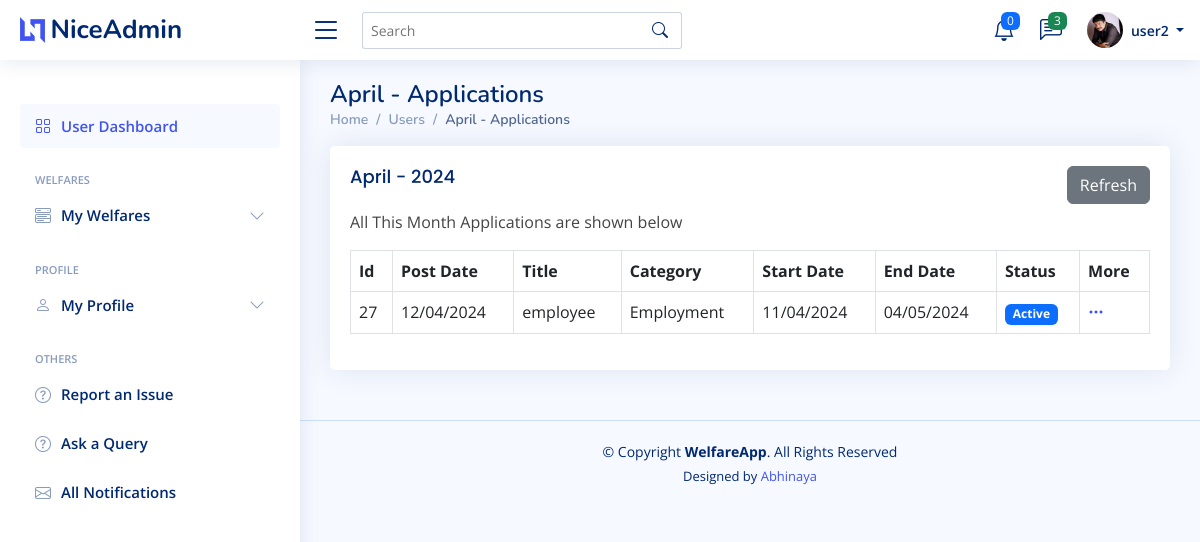
The app's page /mypost_this_month/ (signed in), older data.
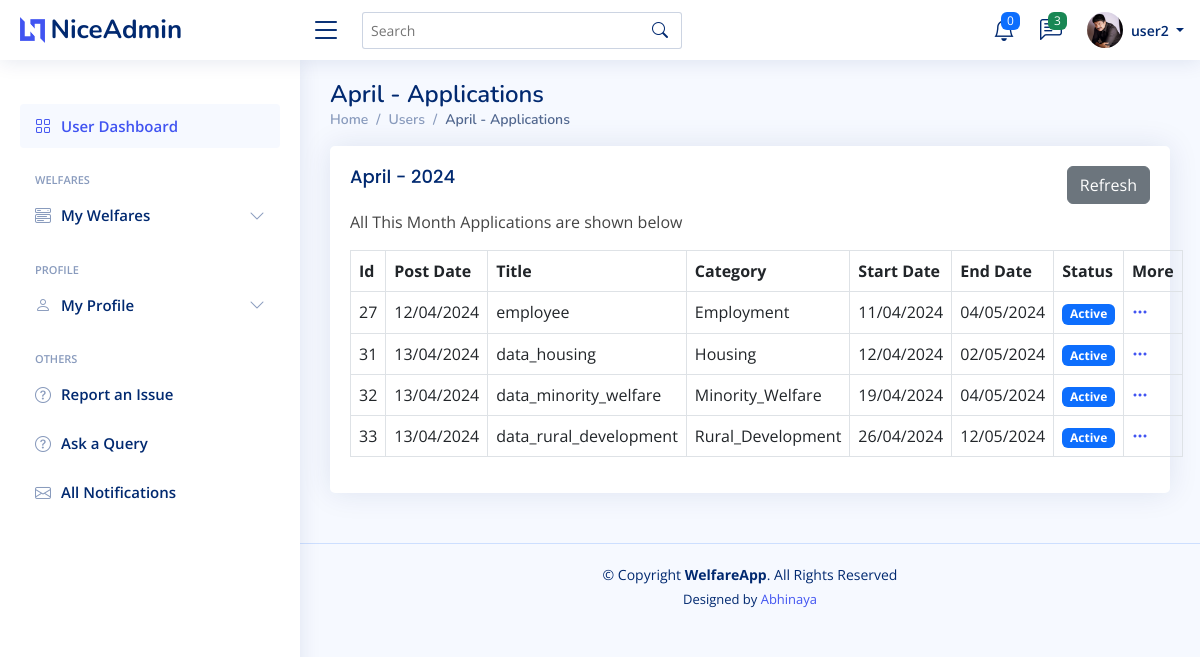
The same page, newer data.
### AdminApp/models.py (models this page shows, shortened)
class WelfarePost(models.Model):
   post_title = models.CharField(max_length=120, blank=True, null=True)
   post_description = models.TextField(blank=True, null=True)
   post_img = models.ImageField(upload_to='welfare_images/', blank=True, null=True)
   post_age = models.IntegerField(blank=True, null=True, default=0)
   POST_CATEGORY_CHOICES = [
      ('Education', 'Education'),
      ('Healthcare', 'Healthcare'),
      ('Employment', 'Employment'),
      ('Housing', 'Housing'),
      ('Rural_Development', 'Rural Development'),
      ('Minority_Welfare', 'Minority Welfare'),
   ]
   post_category = models.CharField(max_length=60, choices = POST_CATEGORY_CHOICES, blank=True, null=True, default="")
   GENDER_CHOICES = [
      ('M', 'Male'),
      ('F', 'Female'),
      ('O', 'Other'),
      ('All', 'All'),
   ]
   post_gender = models.CharField(max_length=3, choices = GENDER_CHOICES, blank=True, null=True, default="")
   MARITAL_STATUS_CHOICES = [
      ('S', 'Single'),
      ('M', 'Married'),
      ('Both', 'Both'),
   ]
   post_marital_status = models.CharField(max_length=5, choices = MARITAL_STATUS_CHOICES, blank=True, null=True, default="")
   post_children = models.IntegerField(blank=True, null=True, default=0)
   EMPLOYMENT_STATUS_CHOICES = [
      ('Emp', 'Employed'),
      ('Unemp', 'Unemployed'),
      ('Self-emp', 'Self-employed'),
      ('Stud', 'Student'),
      ('Ret', 'Retired'),
      ('All', 'All'),
   ]
   post_employment_status = models.CharField(max_length=10, choices=EMPLOYMENT_STATUS_CHOICES, blank=True, null=True, default="")
   OCCUPATION_CHOICES = [
        ('Government_Employee', 'Government Employee'),
        ('Accountant', 'Accountant'),
        ('Actor/Actress', 'Actor/Actress'),
        ('Architect', 'Architect'),
        ('Artist', 'Artist'),
        ('Baker', 'Baker'),
        ('Banker', 'Banker'),
        ('Barista', 'Barista'),
        ('Bartender', 'Bartender'),
        ('Biologist', 'Biologist'),
        ('Carpenter', 'Carpenter'),
        ('Chef', 'Chef'),
        ('Cleaner', 'Cleaner'),
        ('Computer_Programmer', 'Computer Programmer'),
        ('Dentist', 'Dentist'),
        ('Doctor', 'Doctor'),
        ('Electrician', 'Electrician'),
        ('Engineer', 'Engineer'),
        ('Farmer', 'Farmer'),
        ('Firefighter', 'Firefighter'),
        ('Fisherman', 'Fisherman'),
        ('Flight_Attendant', 'Flight Attendant'),
        ('Graphic_Designer', 'Graphic Designer'),
        ('Hairdresser', 'Hairdresser'),
        ('Journalist', 'Journalist'),
        ('Lawyer', 'Lawyer'),
        ('Librarian', 'Librarian'),
        ('Mechanic', 'Mechanic'),
        ('Musician', 'Musician'),
        ('Nurse', 'Nurse'),
        ('Pharmacist', 'Pharmacist'),
        ('Photographer', 'Photographer'),
        ('Pilot', 'Pilot'),
        ('Plumber', 'Plumber'),
        ('Police_Officer', 'Police Officer'),
        ('Professor', 'Professor'),
        ('Psychologist', 'Psychologist'),
        ('Real_Estate_Agent', 'Real Estate Agent'),
        ('Receptionist', 'Receptionist'),
        ('Scientist', 'Scientist'),
        ('Software_Developer', 'Software Developer'),
        ('Teacher', 'Teacher'),
        ('Truck_Driver', 'Truck Driver'),
        ('Veterinarian', 'Veterinarian'),
        ('Waiter/Waitress', 'Waiter/Waitress'),
        ('Writer', 'Writer'),
        ('All', 'All'),
    ]
   post_occupation = models.CharField(max_length=100, choices=OCCUPATION_CHOICES, blank=True, null=True, default="")
   post_monthly_income = models.FloatField(blank=True, null=True, default=0)
   EDUCATION_CHOICES = [
        ('Primary', 'Primary School'),
        ('Secondary', 'Secondary School'),
        ('High', 'High School'),
        ('Dip', 'Diploma'),
        ("Bachelors", "Bachelor's Degree"),
        ("Masters", "Master's Degree"),
        ('Doctorate', 'Doctorate'),
        ('All', 'All'),
    ]
   post_highest_education = models.CharField(max_length=15, choices=EDUCATION_CHOICES, blank=True, null=True, default="")
   post_highest_education_mark =  models.FloatField(blank=True, null=True, default=0)
   CASTE_CHOICES = [
        ('SC', 'Scheduled Caste (SC)'),
        ('ST', 'Scheduled Tribe (ST)'),
        ('OBC', 'Other Backward Class (OBC)'),
        ('General', 'General'),
        ('Prefer_not_to_say', 'Prefer not to say'),
        ('All', 'All'),
        ('NA', 'NA'),
    ]
   post_caste = models.CharField(max_length=20, choices=CASTE_CHOICES, blank=True, null=True, default="")
   RELIGION_CHOICES = [
        ('Hin', 'Hinduism'),
        ('Isl', 'Islam'),
        ('Chr', 'Christianity'),
        ('Sik', 'Sikhism'),
        ('Bud', 'Buddhism'),
        ('Jai', 'Jainism'),
        ('All', 'All'),
    ]
   post_religion = models.CharField(max_length=15, choices=RELIGION_CHOICES, blank=True, null=True, default="")
   DISABILITY_CHOICES = [
        ('Yes', 'Yes'),
        ('No', 'No'),
        ('All', 'All'),
    ]
   post_has_disabilities = models.CharField(max_length=3, choices=DISABILITY_CHOICES, blank=True, null=True, default="")
   post_active = models.BooleanField(default=True)
   post_verified = models.BooleanField(default=False)
   post_read = models.BooleanField(default=False)
   post_create_date = models.DateTimeField(auto_now_add=True)
   post_start_date = models.DateField(blank=True, null=True, default=None)
   post_end_date = models.DateField(blank=True, null=True, default=None)

### UserApp/views.py (the view)
# urls.py: path('mypost_this_month/', views.MyPostThisMonthView, name='mypost_this_month'),
@login_required(login_url='login')
def MyPostThisMonthView(request):
   current_date = timezone.now().date()
   start_of_month = current_date.replace(day=1)
   end_of_month = start_of_month.replace(month=start_of_month.month % 12 + 1, day=1) - timedelta(days=1)
   try:
      user_monthly_income = float(request.user.monthly_income)
   except ValueError:
      user_monthly_income = 0.0
   education_levels = {
      'NA' : 0,
      'All': 1,
      'Primary': 2,
      'Secondary': 3,
      'High': 4,
      'Dip': 5,
      'Bachelors': 6,
      'Masters': 7,
      'Doctorate': 8,
   }
   user_education_level = education_levels.get(request.user.highest_education, 0)
   eligible_education_levels = [level for level, value in education_levels.items() if value <= user_education_level]
   welfare_posts_filter = {
      'post_active': True,
      'post_age__lte': request.user.age or 0,
      'post_gender__in': [request.user.gender, 'All'] if request.user.gender else ['All'],
      'post_marital_status__in': [request.user.marital_status, 'Both'] if request.user.marital_status else ['Both'],
      'post_children__lte': request.user.children_no or 0,
      'post_employment_status__in': [request.user.employment_status, 'All'] if request.user.employment_status else ['All'],
      'post_occupation__in': [request.user.occupation, 'All'] if request.user.occupation else ['All'],
      'post_monthly_income__lte': user_monthly_income or 0.0,
      'post_highest_education__in': eligible_education_levels + ['All'],
      'post_caste__in': [request.user.caste, 'All'] if request.user.caste else ['All'],
      'post_religion__in': [request.user.religion, 'All'] if request.user.religion else ['All'],
      'post_has_disabilities__in': [request.user.has_disabilities, 'All'] if request.user.has_disabilities else ['All'],
      'post_end_date__gte': current_date,
      'post_start_date__year': current_date.year,
      'post_start_date__month': current_date.month,
   }
   welfare_posts = WelfarePost.objects.filter(**welfare_posts_filter)
   today_date_ = datetime.now()
   this_month = today_date_.strftime('%B')
   this_year = current_date.year
   context = {
       'post':welfare_posts,
       'this_month':this_month,
       'this_year':this_year,
   }
   html = 'UserApp/MyPost-ThisMonth.html'
   return render(request, html, context)

### UserApp/Templates/UserApp/MyPost-ThisMonth.html (shortened to what this page needs)
{% extends 'Base.html' %}
{% load static %}
{% block main-content %}
{% if user.profile_updated_flag %}
<main id="main" class="main">
   {% if post %}
   <div class="pagetitle">
      <h1>{{ this_month }} - Applications</h1>
      <nav>
         <ol class="breadcrumb">
            <li class="breadcrumb-item"><a href="index.html">Home</a></li>
            <li class="breadcrumb-item">Users</li>
            <li class="breadcrumb-item active">{{ this_month }} - Applications</li>
         </ol>
      </nav>
   </div>
   {% endif %}
   <section class="section dashboard">
      <div class="row">
         <div class="col-lg-12">
            <div class="row">
               <div class="col-12">
                  <div class="card">
                     <button class="refreshbtn float-end btn btn-secondary" onclick="refreshPage()">Refresh</button>
                     <div class="card-body">
                        {% if post %}
                        <h5 class="card-title">{% if this_month %}{{this_month}}{% endif %} - {{this_year}}</h5>
                        <p>All This Month Applications are shown below</p>
                        {% else %}
                        <p class="text-center mt-5 mb-4">
                           <small>--- No Posts ---</small>
                        </p>
                        {% endif %}
                        {% if post %}
                        <table class="table table-bordered">
                           <thead>
                              <tr>
                                 <th scope="col">Id</th>
                                 <th scope="col">Post Date</th>
                                 <th scope="col">Title</th>
                                 <th scope="col">Category</th>
                                 <th scope="col">Start Date</th>
                                 <th scope="col">End Date</th>
                                 <th scope="col">Status</th>
                                 <th scope="col">More</th>
                              </tr>
                           </thead>
                           <tbody>
                              {% for item in post %}
                              <tr>
                                 <td>{{ item.id }}</td>
                                 <td>{{ item.post_create_date | date:"d/m/Y" }}</td>
                                 <td>{{ item.post_title }}</td>
                                 <td>{{ item.post_category }}</td>
                                 <td>{{ item.post_start_date | date:"d/m/Y" }}</td>
                                 <td>{{ item.post_end_date | date:"d/m/Y" }}</td>
                                 <td>
                                    {% if item.post_active == True %}
                                    <span class="badge bg-primary">Active</span>
                                    {% else %}
                                    <span class="badge bg-danger">Inactive</span>
                                    {% endif %}
                                 </td>
                                 <td>
                                    <a class="icon" href="#" post-bs-toggle="dropdown"><i class="bi bi-three-dots"></i></a>
                                 </td>
                              </tr>
                              {% endfor %}
                           </tbody>
                        </table>
                        {% endif %}
                     </div>
                  </div>
               </div>
            </div>
         </div>
      </div>
   </section>
</main>
{% endif %}
{% endblock main-content %}

Row changes from the older to the newer data that the page shows:
added WelfarePost: id "31", post_create_date "13/04/2024", post_title "data_housing", post_category "Housing", post_start_date "12/04/2024", post_end_date "02/05/2024", post_active "Active"
added WelfarePost: id "32", post_create_date "13/04/2024", post_title "data_minority_welfare", post_category "Minority_Welfare", post_start_date "19/04/2024", post_end_date "04/05/2024", post_active "Active"
added WelfarePost: id "33", post_create_date "13/04/2024", post_title "data_rural_development", post_category "Rural_Development", post_start_date "26/04/2024", post_end_date "12/05/2024", post_active "Active"
